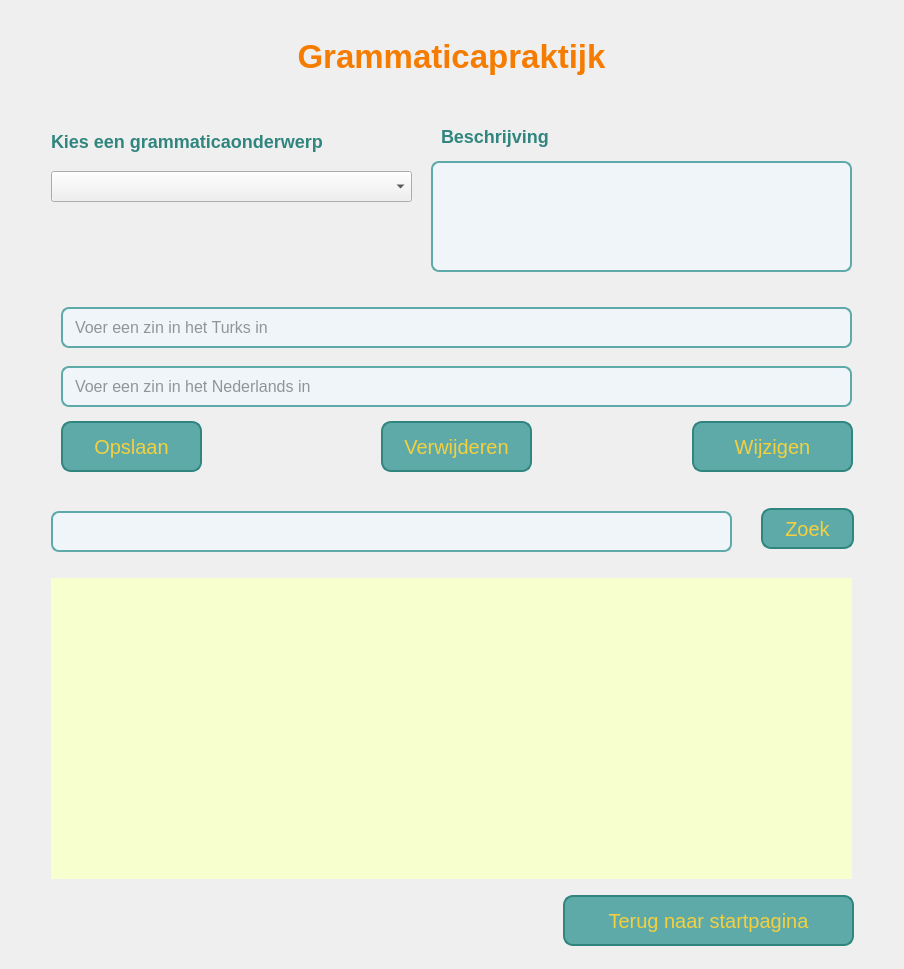
<?xml version="1.0" encoding="UTF-8"?>
<ui version="4.0">
 <class>Form</class>
 <widget class="QWidget" name="Form">
  <property name="geometry">
   <rect>
    <x>0</x>
    <y>0</y>
    <width>904</width>
    <height>969</height>
   </rect>
  </property>
  <property name="windowTitle">
   <string>Grammatica</string>
  </property>
  <property name="styleSheet">
   <string notr="true">QWidget {
    background-image: url(&quot;C:/Users/harri/Desktop/Nederlands app/images/arkaplan_resmi.webp&quot;);
    background-repeat: no-repeat;
    background-position: center;
    background-size: cover;
}
/* Başlık Frame'i */
QFrame {
    background: transparent; /* Şeffaf bırak */
    border: none;
}
QTextEdit {
    background-color: #f0f8ff; /* Açık mavi tonunda arka plan */
    border: 2px solid #4682b4; /* Hafif koyu mavi çerçeve */
    border-radius: 8px; /* Köşeleri yuvarlak yap */
    padding: 6px; /* İçeride boşluk bırak */
    font-size: 14px;
    color: #333; /* Yazı rengi */
}


QLabel {
	background: transparent; 
    font-size: 18px;
    font-weight: bold;
    color: #31857F;
}

/* Kullanıcı Girişi Frame'i */
QFrame#inputFrame {
    background: transparent; 
    border-radius: 15px;
}

QLineEdit {
    background-color: #f0f5f9;
    border: 2px solid #5EAAA8;
    border-radius: 8px;
    padding: 6px 10px;
    font-size: 16px;
    color: #333;
}

/* Butonların Bulunduğu Frame */
QFrame#progressFrame {
    background: transparent;
}
QPushButton {
    background-color: #5EAAA8; /* Normal buton rengi */
    color: #F4D03F; /* Sarımsı yazı rengi */
    border-radius: 10px;
	font-family: &quot;Comic Sans MS&quot;;
    padding: 8px 15px;
    font-size: 20px;
    border: 2px solid #31857F;
}

/* Mouse ile üzerine gelince */
QPushButton:hover {
    background-color: #76C7C0; /* Daha açık yeşil */
    border: 2px solid #5EAAA8;
}

/* Tıklayınca */
QPushButton:pressed {
    background-color: #EAF4F4; /* Açık renk */
    border: 2px solid #5EAAA8;
}

/* Butonun şeffaf olmasını önlemek için */
QPushButton:!disabled {
    background: #5EAAA8; 
}
</string>
  </property>
  <layout class="QVBoxLayout" name="verticalLayout">
   <item>
    <widget class="QFrame" name="frame">
     <property name="styleSheet">
      <string notr="true"/>
     </property>
     <property name="frameShape">
      <enum>QFrame::StyledPanel</enum>
     </property>
     <property name="frameShadow">
      <enum>QFrame::Raised</enum>
     </property>
     <widget class="QLabel" name="label">
      <property name="geometry">
       <rect>
        <x>200</x>
        <y>10</y>
        <width>481</width>
        <height>71</height>
       </rect>
      </property>
      <property name="styleSheet">
       <string notr="true">QLabel {
    font-family: &quot;Comic Sans MS&quot;; /* Daha eğlenceli ve oyunumsu bir font */
    font-size: 25pt; /* Boyutu biraz daha artırdık, daha dikkat çekici olsun */
    font-weight: bold; /* Kalın yazı (eğlenceli duruşu koruyor) */
    color: #F57C00; /* Daha koyu turuncu ton (orijinal #FF9800’dan daha derin) */
}</string>
      </property>
      <property name="text">
       <string>Grammaticapraktijk</string>
      </property>
      <property name="alignment">
       <set>Qt::AlignCenter</set>
      </property>
     </widget>
     <widget class="QComboBox" name="comboBox_gramerSec">
      <property name="geometry">
       <rect>
        <x>40</x>
        <y>160</y>
        <width>361</width>
        <height>31</height>
       </rect>
      </property>
     </widget>
     <widget class="QLabel" name="label_2">
      <property name="geometry">
       <rect>
        <x>40</x>
        <y>115</y>
        <width>301</width>
        <height>31</height>
       </rect>
      </property>
      <property name="text">
       <string>Kies een grammaticaonderwerp</string>
      </property>
     </widget>
     <widget class="QLineEdit" name="lineEdit_tukce">
      <property name="geometry">
       <rect>
        <x>50</x>
        <y>296</y>
        <width>791</width>
        <height>41</height>
       </rect>
      </property>
      <property name="placeholderText">
       <string>Voer een zin in het Turks in</string>
      </property>
     </widget>
     <widget class="QLineEdit" name="lineEdit_hollandaca">
      <property name="geometry">
       <rect>
        <x>50</x>
        <y>355</y>
        <width>791</width>
        <height>41</height>
       </rect>
      </property>
      <property name="placeholderText">
       <string>Voer een zin in het Nederlands in</string>
      </property>
     </widget>
     <widget class="QPushButton" name="pushButton_kaydet">
      <property name="geometry">
       <rect>
        <x>50</x>
        <y>410</y>
        <width>141</width>
        <height>51</height>
       </rect>
      </property>
      <property name="text">
       <string>Opslaan</string>
      </property>
     </widget>
     <widget class="QPushButton" name="pushButton_sil">
      <property name="geometry">
       <rect>
        <x>370</x>
        <y>410</y>
        <width>151</width>
        <height>51</height>
       </rect>
      </property>
      <property name="text">
       <string>Verwijderen</string>
      </property>
     </widget>
     <widget class="QPushButton" name="pushButton_duzenle">
      <property name="geometry">
       <rect>
        <x>681</x>
        <y>410</y>
        <width>161</width>
        <height>51</height>
       </rect>
      </property>
      <property name="text">
       <string>Wijzigen</string>
      </property>
     </widget>
     <widget class="QTextEdit" name="textEdit_aciklama">
      <property name="geometry">
       <rect>
        <x>420</x>
        <y>150</y>
        <width>421</width>
        <height>111</height>
       </rect>
      </property>
      <property name="styleSheet">
       <string notr="true">#textEdit_aciklama {
    background-color: #f0f5f9; /* Açık sarı tonu (tablodaki gibi) */
    border: 2px solid #5EAAA8; /* Çerçeve */
    border-radius: 8px;
    padding: 6px;
    font-size: 14px;
    color: #333;
}
</string>
      </property>
      <property name="readOnly">
       <bool>true</bool>
      </property>
     </widget>
     <widget class="QLabel" name="label_6">
      <property name="geometry">
       <rect>
        <x>430</x>
        <y>110</y>
        <width>121</width>
        <height>31</height>
       </rect>
      </property>
      <property name="text">
       <string>Beschrijving</string>
      </property>
     </widget>
    </widget>
   </item>
   <item>
    <widget class="QFrame" name="frame_2">
     <property name="frameShape">
      <enum>QFrame::StyledPanel</enum>
     </property>
     <property name="frameShadow">
      <enum>QFrame::Raised</enum>
     </property>
     <widget class="QPushButton" name="pushButton_ara">
      <property name="geometry">
       <rect>
        <x>750</x>
        <y>20</y>
        <width>93</width>
        <height>41</height>
       </rect>
      </property>
      <property name="text">
       <string>Zoek</string>
      </property>
     </widget>
     <widget class="QLineEdit" name="lineEdit_metinAra">
      <property name="geometry">
       <rect>
        <x>40</x>
        <y>23</y>
        <width>681</width>
        <height>41</height>
       </rect>
      </property>
     </widget>
     <widget class="QPushButton" name="pushButton_geriDon">
      <property name="geometry">
       <rect>
        <x>552</x>
        <y>407</y>
        <width>291</width>
        <height>51</height>
       </rect>
      </property>
      <property name="text">
       <string>Terug naar startpagina</string>
      </property>
     </widget>
     <widget class="QTableWidget" name="tableWidget_grammatica">
      <property name="geometry">
       <rect>
        <x>40</x>
        <y>90</y>
        <width>801</width>
        <height>301</height>
       </rect>
      </property>
      <property name="styleSheet">
       <string notr="true">background-color: rgb(246, 255, 205);</string>
      </property>
     </widget>
    </widget>
   </item>
  </layout>
 </widget>
 <resources/>
 <connections/>
</ui>
